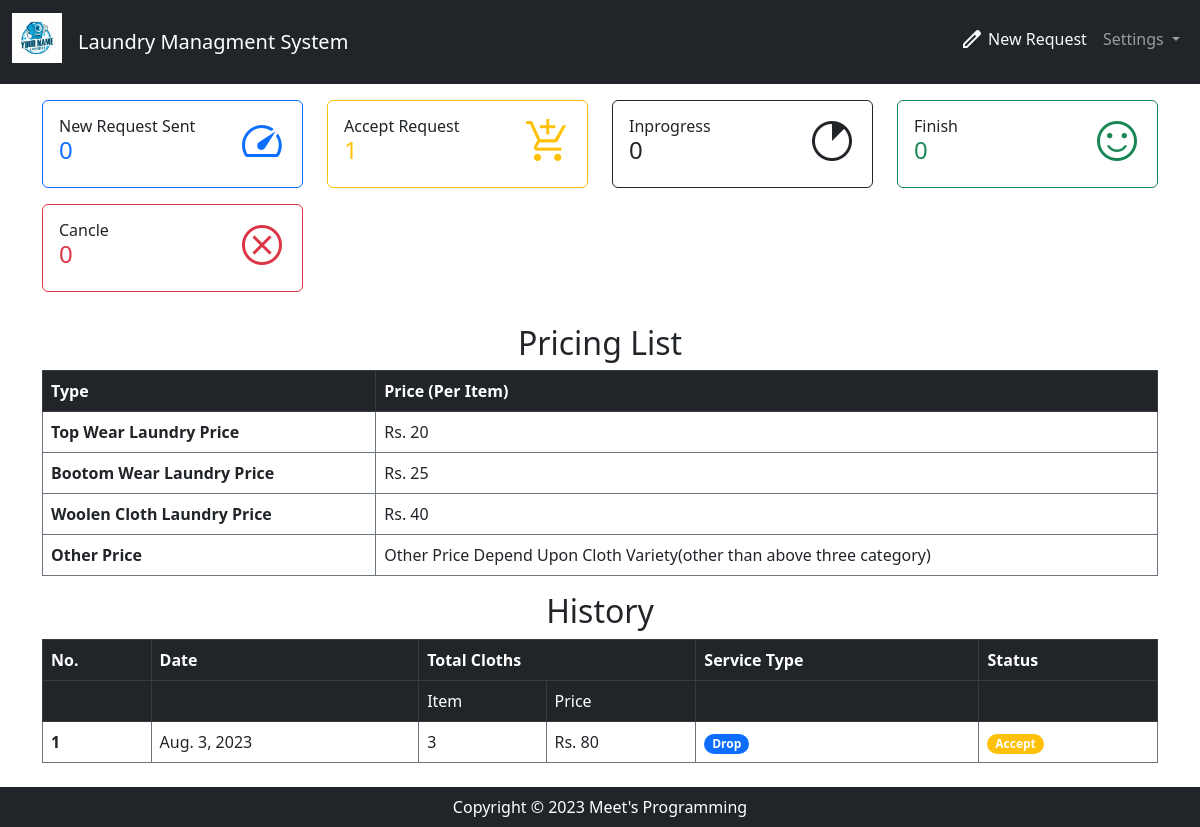
The app's page / (signed in) with its own data.
### laundryadmin/models.py (models this page shows, shortened)
class Company(models.Model):
    comapny_name = models.CharField(max_length=100, default='laundry')
    comapny_email = models.EmailField(max_length=254, unique=True)
    password = models.CharField(max_length=128)
    logo = models.ImageField(upload_to='company_logos/', blank=True, null=True)
    fav_icon = models.ImageField(upload_to='company_fav_icons/', blank=True, null=True)

class Price(models.Model):
    topwear = models.IntegerField(default='25')
    bottomwear = models.IntegerField(default='25')
    woolenwear = models.IntegerField(default='25')

### user/models.py (models this page shows, shortened)
class UserReqeuest(models.Model):
    uuid = models.UUIDField(primary_key=True, default=uuid.uuid4, editable=False)
    user = models.ForeignKey(User, on_delete=models.CASCADE)
    pickup_date = models.DateField()
    topwear = models.PositiveIntegerField(default=0)
    bottomwear = models.PositiveIntegerField(default=0)
    woolenwear = models.PositiveIntegerField(default=0)
    otherclothes = models.PositiveIntegerField(default=0)
    SERVICE_CHOICES = [
        ('drop', 'Drop'),
        ('pickup', 'House Pickup'),
    ]
    service_type = models.CharField(max_length=10, choices=SERVICE_CHOICES)
    address = models.TextField(null=True, blank=True)
    contact_person = models.CharField(max_length=20)
    description = models.TextField(null=True, blank=True)
    PROGRESS_CHOICES = [
        ('Pending', 'Pending'),
        ('Accept', 'Accept'),
        ('Inprogress', 'Inprogress'),
        ('Finish', 'Finish'),
        ('Cancle', 'Cancle'),
    ]
    progress = models.CharField(max_length=10, choices=PROGRESS_CHOICES)
    topwearprice = models.PositiveIntegerField(default=0)
    bottomwearprice = models.PositiveIntegerField(default=0)
    woolenwearprice = models.PositiveIntegerField(default=0)
    otherclothesprice = models.PositiveIntegerField(default=0)
    totalprice = models.PositiveIntegerField(default=0)
    PAYMENT_CHOICES = [
        ('Unpaid', 'Unpaid'),
        ('Cash', 'Cash'),
        ('Online', 'Online')
    ]
    payment = models.CharField(max_length=10, choices=PAYMENT_CHOICES)
    created_at = models.DateTimeField(auto_now_add=True)

### user/views.py (the view)
# urls.py: path('', index, name="index"),
@login_required(login_url='/login/')
def index(request):
    if request.user:
        price = Price.objects.first()
        progress_counts = {}
        for progress_choice in UserReqeuest.PROGRESS_CHOICES:
            progress = progress_choice[0]
            count = UserReqeuest.objects.filter(user = request.user, progress=progress).count()
            progress_counts[progress] = count
        history = UserReqeuest.objects.filter(user = request.user).order_by('-pickup_date')
        context = {
            'progress_counts': progress_counts,
            'history': history,
            'price': price,
        }
        return render(request, 'index.html', context)
    else:
        return redirect('login')

### laundryadmin/context_processors.py (called while the page is built)
def company_logo(request):
    try:
        company = Company.objects.first()
        name = company.comapny_name
        logo = company.logo.url if company.logo else None
        fav_icon = company.fav_icon.url if company.fav_icon else None
    except Company.DoesNotExist:
        name = 'laundry'
        logo = None
        fav_icon = None
    return {'company_logo': logo, 'company_fav_icon': fav_icon, 'company_name': name}

### templates/index.html (shortened to what this page needs)
{% extends "base.html" %}
{% block navitems %}
<div class="collapse navbar-collapse" id="navbarColor02">
<ul class="navbar-nav ms-auto">
    <a class="nav-link text-light" href="{% url 'new_request' %}"><span class="material-symbols-outlined">edit</span><span class="align-top ms-1">New Request</span></a>
    <div class="ml-auto">
        <li class="nav-item dropdown">
            <a class="nav-link dropdown-toggle" href="#" id="navbarDropdown" role="button" data-bs-toggle="dropdown" aria-haspopup="true" aria-expanded="false">
            Settings
            </a>
        </li>
    </div>
</ul>
</div>
{% endblock navitems %}
{% block body %}
<div class="container mb-5">
<div class="row mt-3">
    {% for progress_choice, count in progress_counts.items %}
    <div class="col-xl-3 col-sm-6 mb-xl-0 mb-4">
        <div class="card {% if progress_choice == 'Pending' %}border-primary{% elif progress_choice == 'Accept' %}border-warning {% elif progress_choice == 'Inprogress' %}border-dark {% elif progress_choice == 'Finish' %}border-success{% elif progress_choice == 'Cancle' %}border-danger{% endif %} mb-3">
            <div class="card-body p-3">
                <div class="row">
                    <div class="col-8">
                        <div class="numbers">
                            {% if progress_choice == 'Pending' %}<h6 class="text-md mb-0 text-capitalize font-weight-bold">New Request Sent</h6>{% elif progress_choice == 'Accept' %}
                            <h6 class="text-md mb-0 text-capitalize font-weight-bold">Accept Request</h6>
                                {% elif progress_choice == 'Inprogress' %}<h6 class="text-md mb-0 text-capitalize font-weight-bold">Inprogress</h6>
                                {% elif progress_choice == 'Finish' %}
                                <h6 class="text-sm mb-0 text-capitalize font-weight-bold">Finish</h6>
                                {% elif progress_choice == 'Cancle' %}
                                <h6 class="text-sm mb-0 text-capitalize font-weight-bold">Cancle</h6>
                                {% endif %}
                                {% if progress_choice == 'Pending' %}<h4 class="font-weight-bolder mb-0 text-primary">{{count}}</h4>
                                {% elif progress_choice == 'Accept' %}<h4 class="font-weight-bolder mb-0 text-warning">{{count}}</h4>
                                {% elif progress_choice == 'Inprogress' %}<h4 class="font-weight-bolder mb-0 text-dark">{{count}}</h4>
                                {% elif progress_choice == 'Finish' %}<h4 class="font-weight-bolder mb-0 text-success">{{count}}</h4>
                                {% elif progress_choice == 'Cancle' %}<h4 class="font-weight-bolder mb-0 text-danger">{{count}}</h4>{% endif %}
                        </div>
                    </div>
                    <div class="col-4 text-end">
                        {% if progress_choice == 'Pending' %}<span class="material-symbols-outlined text-primary" style="font-size:48px;">speed</span>
                        {% elif progress_choice == 'Accept' %}<span class="material-symbols-outlined text-warning" style="font-size:48px;">add_shopping_cart</span>
                        {% elif progress_choice == 'Inprogress' %}<span class="material-symbols-outlined text-dark" style="font-size:48px;">clock_loader_10</span>
                        {% elif progress_choice == 'Finish' %}<span class="material-symbols-outlined text-success" style="font-size:48px;">sentiment_satisfied</span>
                        {% elif progress_choice == 'Cancle' %}<span class="material-symbols-outlined text-danger" style="font-size:48px;">cancel</span>{% endif %}
                    </div>
                </div>
            </div>
        </div>
    </div>
    {% endfor %}
</div>
<div class="mt-3">
    <h2 class="text-center text-dark">Pricing List</h2>
    <table class="table table-hover table-bordered border-secondary">
        <thead>
          <tr class="table-dark">
            <th scope="col">Type</th>
            <th scope="col">Price (Per Item)</th>
          </tr>
        </thead>
        <tbody>
          <tr>
            <th scope="row">Top Wear Laundry Price</th>
            <td>Rs. {{price.topwear}}</td>
          </tr>
          <tr>
            <th scope="row">Bootom Wear Laundry Price</th>
            <td>Rs. {{price.bottomwear}}</td>
          </tr>
          <tr>
            <th scope="row">Woolen Cloth Laundry Price</th>
            <td>Rs. {{price.woolenwear}}</td>
          </tr>
          <tr>
            <th scope="row">Other Price</th>
            <td>Other Price Depend Upon Cloth Variety(other than above three category)</td>
          </tr>
        </tbody>
    </table>
</div>
<div class="mt-3">
    <h2 class="text-center text-dark">History</h2>
    <div class="table-responsive">
    <table class="table table-hover table-bordered border-secondary">
        <thead>
            <tr class="table-dark">
            <th scope="col">No.</th>
            <th scope="col">Date</th>
            <th scope="col" colspan="2">Total Cloths</th>
            <th scope="col">Service Type</th>
            <th scope="col">Status</th>
            </tr>
        </thead>
        <tbody>
            <tr class="table-dark">
                <td></td>
                <td></td>
                <td>Item</td>
                <td>Price</td>
                <td></td>
                <td></td>
            </tr>
            {% for req in history%}
            <tr>
                <th scope="row">{{forloop.counter}}</th>
                <td>{{req.pickup_date}}</td>
                <td>{{req.topwear|add:req.bottomwear|add:req.woolenwear|add:req.otherclothes}}</td>
                <td>Rs. {{req.totalprice}}</td>
                <td><span class=" badge rounded-pill {% if req.service_type == 'drop' %}bg-primary{% else %}bg-secondary{% endif %} text-size-lg">{{req.service_type|capfirst}}</span></td>
                <td><span class="badge rounded-pill {% if req.progress == 'Pending' %}bg-primary{% elif req.progress == 'Accept' %}bg-warning {% elif req.progress == 'Inprogress' %}bg-dark {% elif req.progress == 'Finish' %}bg-success{% elif req.progress == 'Cancle' %}bg-danger{% endif %}">{{req.progress}}</span></td>
            </tr>
        {% endfor %}
        </tbody>
    </table>
</div>
</div>
</div>
{% endblock body %}

### templates/base.html (shortened to what this page needs)
{% load static %}
<!DOCTYPE html>
<html lang="en">
<head>
    <link rel="stylesheet" href="{% static 'css/bootstrap.min.css' %}">
    <link href="https://cdn.jsdelivr.net/npm/bootstrap@5.3.0/dist/css/bootstrap.min.css" rel="stylesheet">
</head>
<body class="d-flex flex-column min-vh-100">
    <nav class="navbar navbar-expand-lg navbar-dark bg-dark">
        <div class="container-fluid">
          <a class="navbar-brand brand-logo mr-5" href="{% if not request.path == '/login/' or request.path == '/register/' or request.path == '/admin-site/login/' %}/{% endif %}">{% if company_fav_icon %}<img src="{{company_fav_icon}}" alt="logo" style="vertical-align:baseline; height:50px;" />{% else %}<img src="{% static 'images/logo.svg' %}" alt="logo"/>{% endif %}</a>
          <a class="navbar-brand d-none d-sm-block d-flex flex-row align-items-center" href="{% if not request.path == '/login/' or request.path == '/register/' or request.path == '/admin-site/login/' %}/{% endif %}">{{company_name}}</a>
          {% block navitems %}{% endblock navitems %}
        </div>
      </nav>
      <div class="container-fluid">
        {% block body %}{% endblock body %}
      </div>
      <footer class="fixed-bottom navbar-primary bg-dark p-2">
        <div class="text-center">
            <span class="text-white">
                Copyright &copy; <script>document.write(new Date().getFullYear())</script> Meet's Programming
            </span>
        </div>
      </footer>
</body>
</html>

### templates/base.html (style rules this page uses)
a { text-decoration: none; }

### records on screen
Company: comapny_name "Laundry Managment System"
Price: topwear "20", bottomwear "25", woolenwear "40"
UserReqeuest: pickup_date "Aug. 3, 2023", topwear|add "3", totalprice "80", service_type "Drop", progress "Accept"

### other values on screen
{{ count }} "0"
{{ count }} "1"
